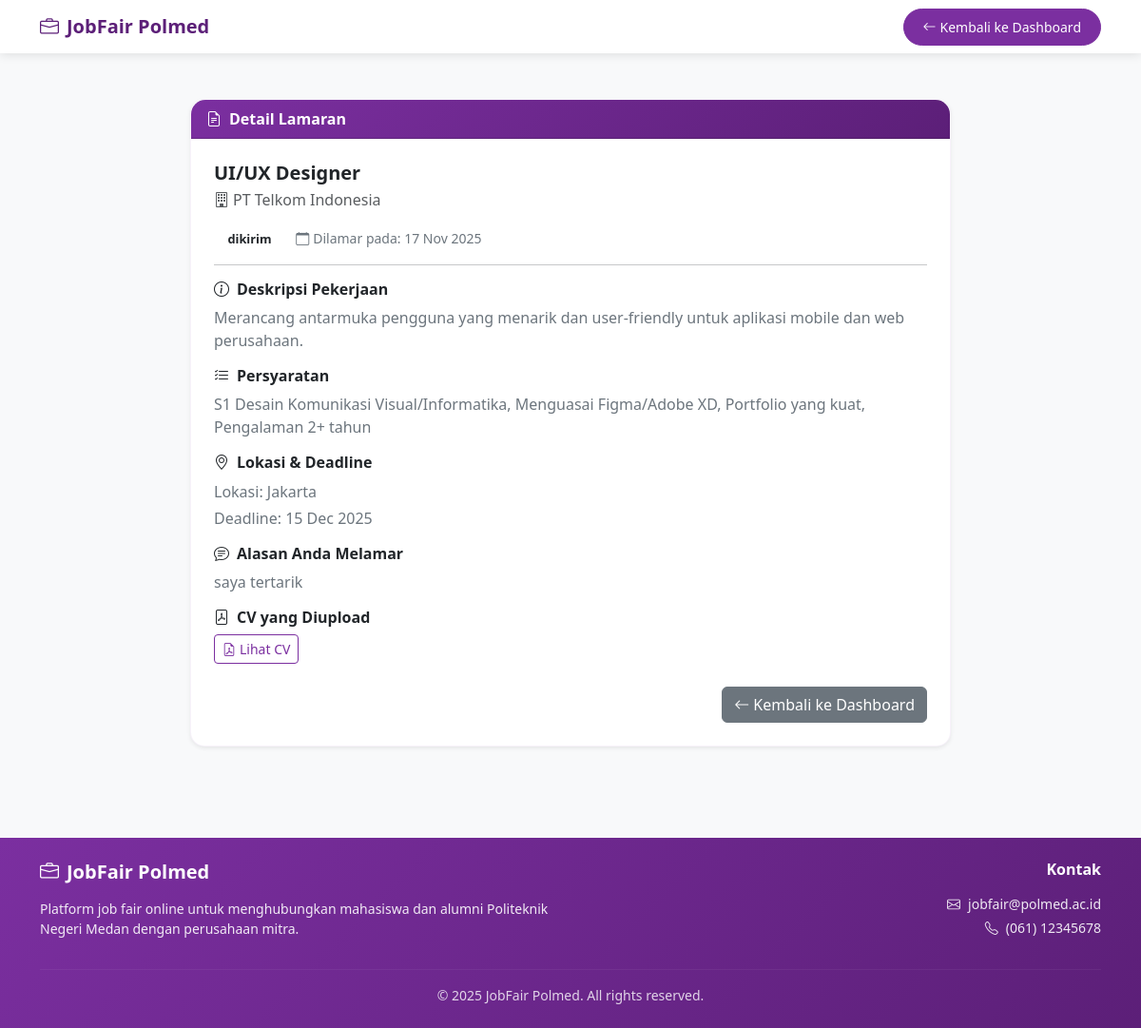
The page /dashboard/application_detail.php?id=1 (signed in) on the database its author committed.
### tables this page shows
CREATE TABLE IF NOT EXISTS `applications` (
  `application_id` int(11) NOT NULL AUTO_INCREMENT,
  `job_id` int(11) NOT NULL,
  `user_id` int(11) NOT NULL,
  `cv_file` varchar(255) DEFAULT NULL,
  `alasan` text DEFAULT NULL,
  `status` enum('dikirim','diproses','diterima','ditolak') DEFAULT 'dikirim',
  `applied_at` timestamp NOT NULL DEFAULT current_timestamp(),
  PRIMARY KEY (`application_id`),
  KEY `job_id` (`job_id`),
  KEY `user_id` (`user_id`),
  CONSTRAINT `applications_ibfk_1` FOREIGN KEY (`job_id`) REFERENCES `jobs` (`job_id`) ON DELETE CASCADE,
  CONSTRAINT `applications_ibfk_2` FOREIGN KEY (`user_id`) REFERENCES `users` (`user_id`) ON DELETE CASCADE
);

CREATE TABLE IF NOT EXISTS `jobs` (
  `job_id` int(11) NOT NULL AUTO_INCREMENT,
  `company_id` int(11) NOT NULL,
  `title` varchar(150) NOT NULL,
  `description` text NOT NULL,
  `requirements` text DEFAULT NULL,
  `location` varchar(100) DEFAULT NULL,
  `deadline` date DEFAULT NULL,
  `created_at` timestamp NOT NULL DEFAULT current_timestamp(),
  PRIMARY KEY (`job_id`),
  KEY `company_id` (`company_id`),
  CONSTRAINT `jobs_ibfk_1` FOREIGN KEY (`company_id`) REFERENCES `companies` (`company_id`) ON DELETE CASCADE
);

CREATE TABLE IF NOT EXISTS `companies` (
  `company_id` int(11) NOT NULL AUTO_INCREMENT,
  `user_id` int(11) NOT NULL,
  `company_name` varchar(150) NOT NULL,
  `description` text DEFAULT NULL,
  `website` varchar(150) DEFAULT NULL,
  `logo` varchar(255) DEFAULT NULL,
  `status` enum('pending','verified') DEFAULT 'pending',
  PRIMARY KEY (`company_id`),
  KEY `user_id` (`user_id`),
  CONSTRAINT `companies_ibfk_1` FOREIGN KEY (`user_id`) REFERENCES `users` (`user_id`) ON DELETE CASCADE
);

### dashboard/application_detail.php (the view, shortened to what this page needs)
<?php
include('../config/database.php');
$user_id = $_SESSION['user_id'];
$application_id = isset($_GET['id']) ? (int) $_GET['id'] : 0;
$sql = "SELECT a.*,
               j.title, j.description, j.requirements, j.location, j.deadline,
               c.company_name
        FROM applications a
        JOIN jobs j ON a.job_id = j.job_id
        JOIN companies c ON j.company_id = c.company_id
        WHERE a.application_id = '$application_id' AND a.user_id = '$user_id'
        LIMIT 1";
$result = mysqli_query($conn, $sql);
$application = mysqli_fetch_assoc($result);
include('../includes/header.php');
?>
<nav class="navbar navbar-expand-lg navbar-light bg-white" style="box-shadow: 0 2px 10px rgba(0,0,0,0.1);">
  <div class="container">
    <a class="navbar-brand fw-bold" href="mahasiswa.php" style="color: #5C1F78;"><i class="bi bi-briefcase me-2"></i>JobFair Polmed</a>
    <div class="d-flex">
      <a href="mahasiswa.php" class="btn btn-sm" style="background: #7B2FA0; border-color: #7B2FA0; color: white; border-radius: 25px; padding: 8px 20px;">
        <i class="bi bi-arrow-left me-1"></i>Kembali ke Dashboard
      </a>
    </div>
  </div>
</nav>
<div class="container py-5">
  <div class="card mx-auto shadow-sm" style="max-width: 800px; border-radius: 15px;">
    <div class="card-header text-white fw-bold" style="background: linear-gradient(135deg, #7B2FA0 0%, #5C1F78 100%); border-radius: 15px 15px 0 0;">
      <i class="bi bi-file-earmark-text me-2"></i>Detail Lamaran
    </div>
    <div class="card-body p-4">
      <h5 class="fw-bold mb-1"><?= htmlspecialchars($application['title']); ?></h5>
      <p class="text-muted mb-3">
        <i class="bi bi-building me-1"></i><?= htmlspecialchars($application['company_name']); ?>
      </p>
      <div class="mb-3">
        <?php
          $status_class = 'status-badge status-pending';
        ?>
        <span class="<?= $status_class; ?>">
          <?= htmlspecialchars($application['status'] ?? 'Pending'); ?>
        </span>
        <span class="small text-secondary ms-2">
          <i class="bi bi-calendar me-1"></i>Dilamar pada: <?= date('d M Y', strtotime($application['applied_at'])); ?>
        </span>
      </div>
      <hr>
      <div class="mb-3">
        <h6 class="fw-bold mb-2"><i class="bi bi-info-circle me-2"></i>Deskripsi Pekerjaan</h6>
        <p class="text-secondary mb-0"><?= nl2br(htmlspecialchars($application['description'])); ?></p>
      </div>
      <?php if (!empty($application['requirements'])) { ?>
      <div class="mb-3">
        <h6 class="fw-bold mb-2"><i class="bi bi-list-check me-2"></i>Persyaratan</h6>
        <p class="text-secondary mb-0"><?= nl2br(htmlspecialchars($application['requirements'])); ?></p>
      </div>
      <?php } ?>
      <div class="mb-3">
        <h6 class="fw-bold mb-2"><i class="bi bi-geo-alt me-2"></i>Lokasi & Deadline</h6>
        <p class="mb-1 text-secondary">Lokasi: <?= htmlspecialchars($application['location'] ?? '-'); ?></p>
        <p class="mb-0 text-secondary">
          Deadline: <?= $application['deadline'] ? date('d M Y', strtotime($application['deadline'])) : '-'; ?>
        </p>
      </div>
      <?php if (!empty($application['alasan'])) { ?>
      <div class="mb-3">
        <h6 class="fw-bold mb-2"><i class="bi bi-chat-text me-2"></i>Alasan Anda Melamar</h6>
        <p class="text-secondary mb-0"><?= nl2br(htmlspecialchars($application['alasan'])); ?></p>
      </div>
      <?php } ?>
      <div class="mb-4">
        <h6 class="fw-bold mb-2"><i class="bi bi-file-pdf me-2"></i>CV yang Diupload</h6>
        <?php if (!empty($application['cv_file'])) { ?>
          <a href="../jobfair-polmed/<?= htmlspecialchars($application['cv_file']); ?>" target="_blank" class="btn btn-sm btn-outline-primary" style="border-color:#7B2FA0;color:#7B2FA0;">
            <i class="bi bi-file-earmark-pdf me-1"></i>Lihat CV
          </a>
        <?php } else { ?>
          <p class="text-muted mb-0">CV tidak tersedia.</p>
        <?php } ?>
      </div>
      <div class="text-end">
        <a href="mahasiswa.php" class="btn btn-secondary">
          <i class="bi bi-arrow-left me-1"></i>Kembali ke Dashboard
        </a>
      </div>
    </div>
  </div>
</div>
<?php include('../includes/footer.php'); ?>

### assets/css/style.css (style rules this page uses)
:root { --polmed-primary: #7B2FA0; --polmed-primary-dark: #5C1F78; --polmed-primary-light: #B36BD8; --polmed-bg: #F7F1FB; --polmed-text: #1F1B2E; --polmed-text-muted: #6F6A80; }
body { font-family: 'Segoe UI', Tahoma, Geneva, Verdana, sans-serif; color: var(--polmed-text); background-color: #fcf7e3; }
.card, .job-card, .application-box { border-radius: 16px; box-shadow: 0 8px 24px rgba(0, 0, 0, 0.06); border: 1px solid rgba(123, 47, 160, 0.06); }
.status-badge { border-radius: 999px; font-weight: 600; font-size: 0.8rem; padding: 0.35rem 0.9rem; }

### rows shown on the page
applications: job.title "UI/UX Designer", companies.company_name "PT Telkom Indonesia", status "dikirim", applied_at "17 Nov 2025", job.description "Merancang antarmuka pengguna yang menarik dan user-friendly untuk aplikasi mobile dan web perusahaan.", job.requirements "S1 Desain Komunikasi Visual/Informatika, Menguasai Figma/Adobe XD, Portfolio yang kuat, Pengalaman 2+ tahun", job.location "Jakarta", job.deadline "15 Dec 2025", alasan "saya tertarik"
